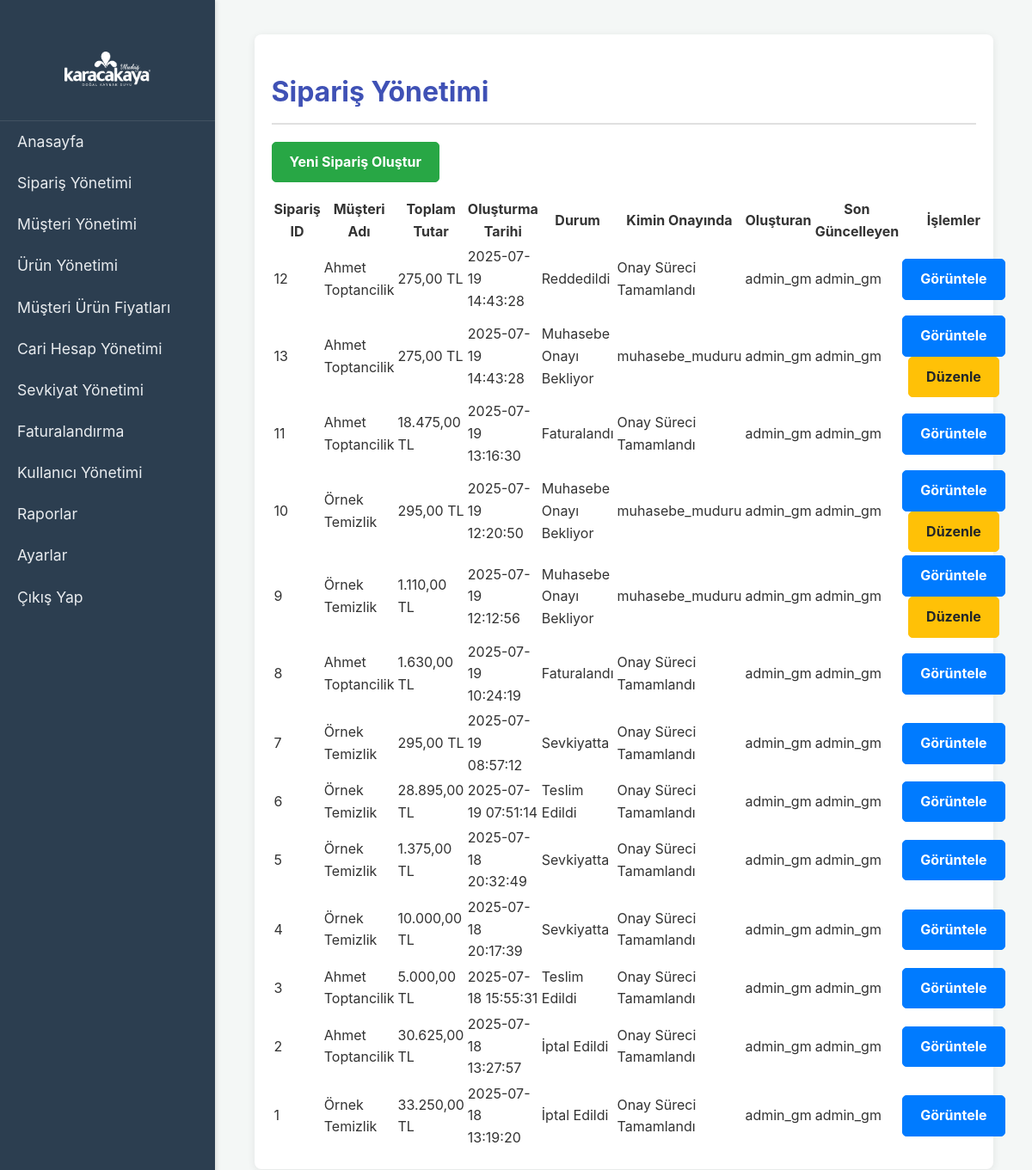
Screenshot of /orders.php (signed in) with the database file from the repository.
### tables this page shows
CREATE TABLE `company_settings` (
  `id` int(11) NOT NULL,
  `company_name` varchar(255) NOT NULL,
  `address` text DEFAULT NULL,
  `phone` varchar(50) DEFAULT NULL,
  `tax_office` varchar(100) DEFAULT NULL,
  `tax_number` varchar(50) DEFAULT NULL,
  `email` varchar(100) DEFAULT NULL,
  `logo_path` varchar(255) DEFAULT NULL,
  `default_vat_rate` decimal(5,2) NOT NULL DEFAULT 0.00,
  `updated_at` timestamp NULL DEFAULT current_timestamp() ON UPDATE current_timestamp(),
  `default_vat_rate_normal` decimal(5,2) DEFAULT 18.00,
  `default_vat_rate_fixed_asset` decimal(5,2) DEFAULT 8.00
);

CREATE TABLE `orders` (
  `id` int(11) NOT NULL,
  `dealer_id` int(11) NOT NULL,
  `order_date` timestamp NULL DEFAULT current_timestamp(),
  `customer_id` int(11) DEFAULT NULL,
  `total_amount` decimal(10,2) NOT NULL DEFAULT 0.00,
  `order_status` varchar(255) DEFAULT NULL,
  `created_by` int(11) NOT NULL,
  `last_updated_by` int(11) DEFAULT NULL,
  `sales_manager_approved_by` int(11) DEFAULT NULL,
  `accounting_approved_by` int(11) DEFAULT NULL,
  `shipment_approved_by` int(11) DEFAULT NULL,
  `shipment_date` date DEFAULT NULL,
  `delivery_plate_number` varchar(50) DEFAULT NULL,
  `notes` text DEFAULT NULL,
  `current_approver_role_id` int(11) DEFAULT NULL,
  `payment_method` varchar(50) DEFAULT 'Belirtilmedi',
  `payment_status` varchar(50) DEFAULT 'Beklemede',
  `invoice_status` varchar(50) DEFAULT 'Beklemede',
  `sales_manager_approved_date` datetime DEFAULT NULL,
  `accounting_approved_date` datetime DEFAULT NULL,
  `order_code` varchar(50) DEFAULT NULL,
  `invoice_number` varchar(100) DEFAULT NULL
);

CREATE TABLE `customers` (
  `id` int(11) NOT NULL,
  `user_id` int(11) DEFAULT NULL,
  `customer_name` varchar(255) NOT NULL,
  `tax_office` varchar(100) DEFAULT NULL,
  `tax_id` varchar(50) DEFAULT NULL,
  `contact_person` varchar(255) NOT NULL,
  `phone` varchar(50) NOT NULL,
  `email` varchar(255) DEFAULT NULL,
  `address` mediumtext DEFAULT NULL,
  `credit_limit` decimal(10,2) DEFAULT 0.00,
  `fixed_asset_credit_limit` decimal(10,2) NOT NULL DEFAULT 0.00,
  `current_debt` decimal(10,2) DEFAULT 0.00,
  `fixed_asset_current_debt` decimal(10,2) NOT NULL DEFAULT 0.00,
  `created_at` datetime DEFAULT current_timestamp(),
  `updated_at` datetime DEFAULT current_timestamp() ON UPDATE current_timestamp(),
  `created_by` int(11) NOT NULL,
  `last_updated_by` int(11) DEFAULT NULL,
  `is_active` tinyint(1) DEFAULT 1,
  `first_name` varchar(100) DEFAULT NULL,
  `last_name` varchar(100) DEFAULT NULL,
  `address_line1` varchar(255) DEFAULT NULL,
  `address_line2` varchar(255) DEFAULT NULL,
  `city` varchar(100) DEFAULT NULL,
  `state` varchar(100) DEFAULT NULL,
  `zip_code` varchar(20) DEFAULT NULL,
  `country` varchar(100) DEFAULT NULL,
  `last_payment_date` date DEFAULT NULL,
  `last_payment_amount` decimal(10,2) DEFAULT NULL
);

CREATE TABLE `users` (
  `id` int(11) NOT NULL,
  `username` varchar(50) NOT NULL,
  `password` varchar(255) NOT NULL,
  `role_id` int(11) NOT NULL,
  `full_name` varchar(100) DEFAULT NULL,
  `created_at` timestamp NULL DEFAULT current_timestamp(),
  `theme_preference` varchar(50) DEFAULT 'light',
  `updated_at` datetime DEFAULT NULL
);

CREATE TABLE `roles` (
  `id` int(11) NOT NULL,
  `role_name` varchar(50) NOT NULL,
  `description` text DEFAULT NULL,
  `created_at` timestamp NULL DEFAULT current_timestamp(),
  `display_name` varchar(100) DEFAULT NULL
);

### orders.php (the view, shortened to what this page needs)
<?php
try {
    $action = isset($_GET['action']) ? $_GET['action'] : 'list';
    $pdo = connect_db();
    $orders = [];
    if ($action == 'list') {
        $sql_orders = "SELECT o.*, c.customer_name as dealer_name, c.current_debt, c.credit_limit, c.fixed_asset_current_debt, c.fixed_asset_credit_limit,
                       u_created.username as created_by_username, COALESCE(u_last_updated.username, 'N/A') as last_updated_by_username,
                       r_approver.role_name as current_approver_role_name
                       FROM orders o
                       JOIN customers c ON o.dealer_id = c.id
                       JOIN users u_created ON o.created_by = u_created.id
                       LEFT JOIN users u_last_updated ON o.last_updated_by = u_last_updated.id
                       LEFT JOIN roles r_approver ON o.current_approver_role_id = r_approver.id";
        $params = [];
        $sql_orders .= " ORDER BY o.order_date DESC";
        try {
            $stmt_orders = $pdo->prepare($sql_orders);
            $stmt_orders->execute($params);
            $orders = $stmt_orders->fetchAll(PDO::FETCH_ASSOC);
        } catch (PDOException $e) {
            error_log("Sipariş listesi çekilirken hata oluştu: " . $e->getMessage());
            $message = "Sipariş listesi alınırken bir hata oluştu.";
            $message_type = 'error';
        }
    }
    include 'includes/header.php';
    ?>
    <div class="container">
        <h1>Sipariş Yönetimi</h1>
        <?php if ($action == 'list') : ?>
            <?php
            $can_create_order = false;
            if (isset($_SESSION['user_role_id'])) {
                $can_create_order = in_array($_SESSION['user_role_id'], [1, 2, 3]);
            }
            if ($can_create_order) :
            ?>
                <p><a href="orders.php?action=add" class="btn btn-success">Yeni Sipariş Oluştur</a></p>
            <?php endif; ?>
            <table>
                <thead>
                    <tr>
                        <th>Sipariş ID</th>
                        <th>Müşteri Adı</th>
                        <th>Toplam Tutar</th>
                        <th>Oluşturma Tarihi</th>
                        <th>Durum</th>
                        <th>Kimin Onayında</th>
                        <th>Oluşturan</th>
                        <th>Son Güncelleyen</th>
                        <th>İşlemler</th>
                    </tr>
                </thead>
                <tbody>
                    <?php if (!empty($orders)) : ?>
                        <?php foreach ($orders as $order) : ?>
                            <tr>
                                <td><?php echo htmlspecialchars($order['id']); ?></td>
                                <td><?php echo htmlspecialchars($order['dealer_name']); ?></td>
                                <td><?php echo number_format($order['total_amount'], 2, ',', '.') . ' TL'; ?></td>
                                <td><?php echo htmlspecialchars($order['order_date']); ?></td>
                                <td><span class="status-badge status-<?php echo str_replace([' ', '.'], ['_', ''], htmlspecialchars($order['order_status'])); ?>"><?php echo htmlspecialchars($order['order_status']); ?></span></td>
                                <td><?php echo $order['current_approver_role_name'] ? htmlspecialchars($order['current_approver_role_name']) : 'Onay Süreci Tamamlandı'; ?></td>
                                <td><?php echo htmlspecialchars($order['created_by_username']); ?></td>
                                <td><?php echo htmlspecialchars($order['last_updated_by_username']); ?></td>
                                <td>
                                    <a href="orders.php?action=view&id=<?php echo $order['id']; ?>" class="btn btn-primary">Görüntele</a>
                                    <?php
                                        $can_edit = false;
                                        if (isset($_SESSION['user_role_id']) && isset($_SESSION['user_id'])) {
                                            if (in_array($_SESSION['user_role_id'], [1, 2])) {
                                                $can_edit = true;
                                            }
                                        }
                                        if ($can_edit && in_array($order['order_status'], ['Beklemede', 'Satış Onayı Bekliyor', 'Muhasebe Onayı Bekliyor'])) :
                                    ?>
                                            <a href="orders.php?action=edit&id=<?php echo $order['id']; ?>" class="btn btn-warning">Düzenle</a>
                                    <?php endif; ?>
                                </td>
                            </tr>
                        <?php endforeach; ?>
                    <?php else : ?>
                        <tr><td colspan="9">Henüz hiç sipariş yok.</td></tr>
                    <?php endif; ?>
                </tbody>
            </table>
        <?php else : ?>
            <div class="message error">Sipariş bulunamadı veya geçersiz işlem.</div>
            <p><a href="orders.php" class="btn btn-primary">Geri Dön</a></p>
        <?php endif; ?>
    </div>
    <?php
    include 'includes/footer.php';
    ?>
</body>
</html>
<?php
} catch (Exception $e) {
    echo "<!DOCTYPE html>";
    echo "<html lang='tr'>";
    echo "<head>";
    echo "<meta charset='UTF-8'>";
    echo "<meta name='viewport' content='width=device-width, initial-scale=1.0'>";
    echo "<title>Hata Oluştu</title>";
    echo "<style>";
    echo "body { font-family: Arial, sans-serif; background-color: #f8f9fa; margin: 0; padding: 20px; display: flex; justify-content: center; align-items: center; min-height: 100vh; }";
    echo ".error-container { background-color: #ffffff; border: 1px solid #dc3545; border-radius: 5px; padding: 30px; box-shadow: 0 2px 10px rgba(0, 0, 0, 0.1); text-align: center; max-width: 600px; width: 100%; }";
    echo ".error-container h1 { color: #dc3545; margin-bottom: 20px; }";
    echo ".error-container p { color: #343a40; font-size: 1.1em; line-height: 1.6; }";
    echo ".error-container .code { background-color: #e9ecef; border-left: 5px solid #dc3545; padding: 15px; margin-top: 20px; text-align: left; overflow-x: auto; }";
    echo "</style>";
    echo "</head>";
    echo "<body>";
    echo "<div class='error-container'>";
    echo "<h1>Bir Hata Oluştu!</h1>";
    echo "<p>Web sitesi şu anda bir sorunla karşılaştı. Lütfen daha sonra tekrar deneyin.</p>";
    echo "<p>Yöneticiyseniz, detaylar için aşağıdaki hata mesajını kontrol edin:</p>";
    echo "<div class='code'>";
    echo "<strong>Hata Mesajı:</strong> " . htmlspecialchars($e->getMessage()) . "<br>";
    echo "<strong>Hata Dosyası:</strong> " . htmlspecialchars($e->getFile()) . "<br>";
    echo "<strong>Hata Satırı:</strong> " . htmlspecialchars($e->getLine()) . "<br>";
    echo "</div>";
    echo "<p>Lütfen sunucu hata günlüklerini de kontrol etmeyi unutmayın.</p>";
    echo "</div>";
    echo "</body>";
    echo "</html>";
    error_log("Kritik Yakalanmış Hata (orders.php): " . $e->getMessage() . " in " . $e->getFile() . " on line " . $e->getLine());
}
?>

### includes/header.php (shortened to what this page needs)
<?php
$company_logo_path = '';
$company_name_for_logo = 'Panel';
try {
    if (isset($pdo) && $pdo instanceof PDO) {
        $stmt_logo = $pdo->query("SELECT logo_path, company_name FROM company_settings WHERE id = 1 LIMIT 1");
        $logo_data = $stmt_logo->fetch(PDO::FETCH_ASSOC);
        if ($logo_data) {
            if (!empty($logo_data['logo_path']) && file_exists($logo_data['logo_path'])) {
                $company_logo_path = htmlspecialchars($logo_data['logo_path']);
            }
            if (!empty($logo_data['company_name'])) {
                $company_name_for_logo = htmlspecialchars($logo_data['company_name']);
            }
        }
    } else {
        error_log("header.php: PDO bağlantısı (\$pdo) tanımlı değil veya geçerli değil.");
    }
} catch (PDOException $e) {
    error_log("Header'da logo çekilirken veritabanı hatası: " . $e->getMessage());
}
?>
<!DOCTYPE html>
<html lang="tr">
<head>
    <link rel="stylesheet" href="style.css">
</head>
<body>
    <div id="wrapper">
        <aside id="sidebar">
            <div class="sidebar-header">
                <a href="dashboard.php" class="logo-link" title="<?php echo $company_name_for_logo; ?> Paneline Git">
                    <?php if (!empty($company_logo_path)) : ?>
                        <img src="<?php echo $company_logo_path; ?>" alt="<?php echo $company_name_for_logo; ?> Logo" class="app-logo">
                    <?php else : ?>
                        <h3 class="app-name"><?php echo $company_name_for_logo; ?></h3>
                    <?php endif; ?>
                </a>
            </div>
            <?php include 'menu.php';  ?>
        </aside>
        <main id="content">

### style.css (style rules this page uses)
body { font-family: Arial, sans-serif; margin: 0; padding: 0; background-color: #f4f7f6; color: #333; }
#wrapper { display: flex; min-height: 100vh; background-color: #f4f7f6; }
#sidebar { width: 250px; min-height: 100vh; background-color: #343a40; color: #fff; padding-top: 20px; box-shadow: 2px 0 5px rgba(0,0,0,0.1); flex-shrink: 0; transition: all 0.3s; }
#content { width: calc(100% - 250px); padding: 20px; min-height: 100vh; overflow-y: auto; transition: all 0.3s; }
.container { width: 90%; max-width: 1200px; margin: 20px auto; padding: 20px; background-color: #fff; border-radius: 8px; box-shadow: 0 2px 10px rgba(0, 0, 0, 0.08); }
h1, h2, h3 { color: #3f51b5; margin-bottom: 20px; border-bottom: 2px solid #e0e0e0; padding-bottom: 10px; }
.btn { display: inline-block; padding: 10px 20px; font-size: 16px; font-weight: bold; text-align: center; text-decoration: none; border-radius: 5px; cursor: pointer; transition: background-color 0.3s ease, border-color 0.3s ease, color 0.3s ease; border: 1px solid transparent; white-space: nowrap; }
.btn-primary { background-color: #007bff; color: #fff; border-color: #007bff; }
.btn-success { background-color: #28a745; color: #fff; border-color: #28a745; }
.btn-warning { background-color: #ffc107; color: #212529; border-color: #ffc107; }
table th:nth-child(9), table td:nth-child(9) { width: 8%; text-align: center; }
#sidebar .sidebar-header { text-align: center; padding: 20px 0; background-color: #2c3e50; border-bottom: 1px solid rgba(255, 255, 255, 0.1); display: flex; justify-content: center; align-items: center; min-height: 80px; flex-direction: column; }
#sidebar .sidebar-header .app-logo { max-width: 100px; height: auto; display: block; margin: 0 auto; padding: 5px; border-radius: 5px; filter: invert(100%) grayscale(100%) brightness(200%); }
#sidebar { background-color: #2c3e50; color: #ecf0f1; }
body { font-family: 'Inter', 'Segoe UI', Tahoma, Geneva, Verdana, sans-serif; background-color: #f0f2f5; color: #333; margin: 0; line-height: 1.6; }

### rows the page displays
company_settings: logo_path (picture)
orders: id "12", customers.customer_name "Ahmet Toptancilik", total_amount "275,00", order_date "2025-07-19 14:43:28", order_status "Reddedildi", shows "Onay Süreci Tamamlandı", users.username "admin_gm", last_updated_by_username "admin_gm"
orders: id "13", customers.customer_name "Ahmet Toptancilik", total_amount "275,00", order_date "2025-07-19 14:43:28", order_status "Muhasebe Onayı Bekliyor", roles.role_name "muhasebe_muduru", users.username "admin_gm", last_updated_by_username "admin_gm"
orders: id "11", customers.customer_name "Ahmet Toptancilik", total_amount "18.475,00", order_date "2025-07-19 13:16:30", order_status "Faturalandı", shows "Onay Süreci Tamamlandı", users.username "admin_gm", last_updated_by_username "admin_gm"
orders: id "10", customers.customer_name "Örnek Temizlik", total_amount "295,00", order_date "2025-07-19 12:20:50", order_status "Muhasebe Onayı Bekliyor", roles.role_name "muhasebe_muduru", users.username "admin_gm", last_updated_by_username "admin_gm"
orders: id "9", customers.customer_name "Örnek Temizlik", total_amount "1.110,00", order_date "2025-07-19 12:12:56", order_status "Muhasebe Onayı Bekliyor", roles.role_name "muhasebe_muduru", users.username "admin_gm", last_updated_by_username "admin_gm"
orders: id "8", customers.customer_name "Ahmet Toptancilik", total_amount "1.630,00", order_date "2025-07-19 10:24:19", order_status "Faturalandı", shows "Onay Süreci Tamamlandı", users.username "admin_gm", last_updated_by_username "admin_gm"
orders: id "7", customers.customer_name "Örnek Temizlik", total_amount "295,00", order_date "2025-07-19 08:57:12", order_status "Sevkiyatta", shows "Onay Süreci Tamamlandı", users.username "admin_gm", last_updated_by_username "admin_gm"
orders: id "6", customers.customer_name "Örnek Temizlik", total_amount "28.895,00", order_date "2025-07-19 07:51:14", order_status "Teslim Edildi", shows "Onay Süreci Tamamlandı", users.username "admin_gm", last_updated_by_username "admin_gm"
orders: id "5", customers.customer_name "Örnek Temizlik", total_amount "1.375,00", order_date "2025-07-18 20:32:49", order_status "Sevkiyatta", shows "Onay Süreci Tamamlandı", users.username "admin_gm", last_updated_by_username "admin_gm"
orders: id "4", customers.customer_name "Örnek Temizlik", total_amount "10.000,00", order_date "2025-07-18 20:17:39", order_status "Sevkiyatta", shows "Onay Süreci Tamamlandı", users.username "admin_gm", last_updated_by_username "admin_gm"
orders: id "3", customers.customer_name "Ahmet Toptancilik", total_amount "5.000,00", order_date "2025-07-18 15:55:31", order_status "Teslim Edildi", shows "Onay Süreci Tamamlandı", users.username "admin_gm", last_updated_by_username "admin_gm"
orders: id "2", customers.customer_name "Ahmet Toptancilik", total_amount "30.625,00", order_date "2025-07-18 13:27:57", order_status "İptal Edildi", shows "Onay Süreci Tamamlandı", users.username "admin_gm", last_updated_by_username "admin_gm"
orders: id "1", customers.customer_name "Örnek Temizlik", total_amount "33.250,00", order_date "2025-07-18 13:19:20", order_status "İptal Edildi", shows "Onay Süreci Tamamlandı", users.username "admin_gm", last_updated_by_username "admin_gm"
